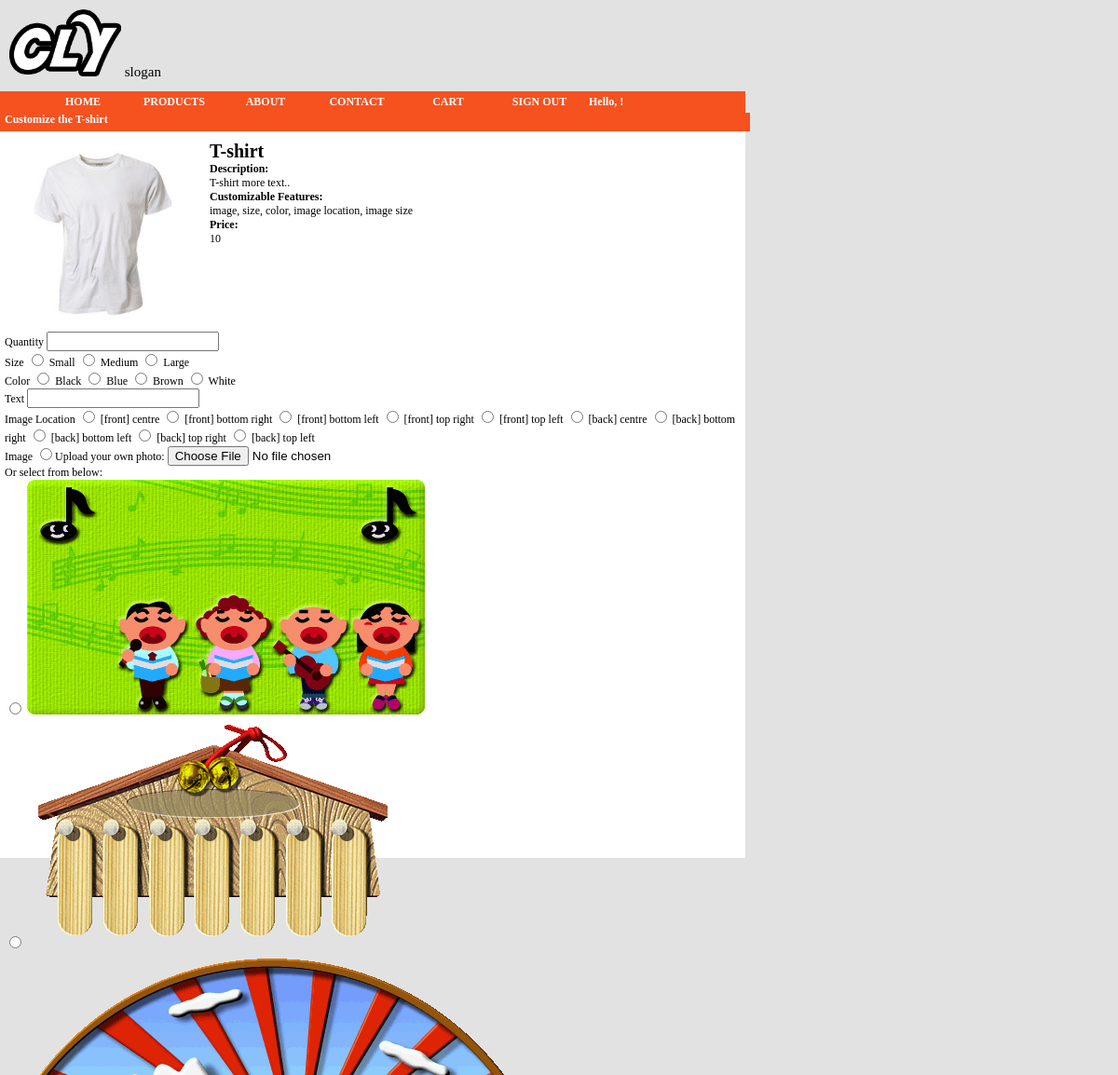
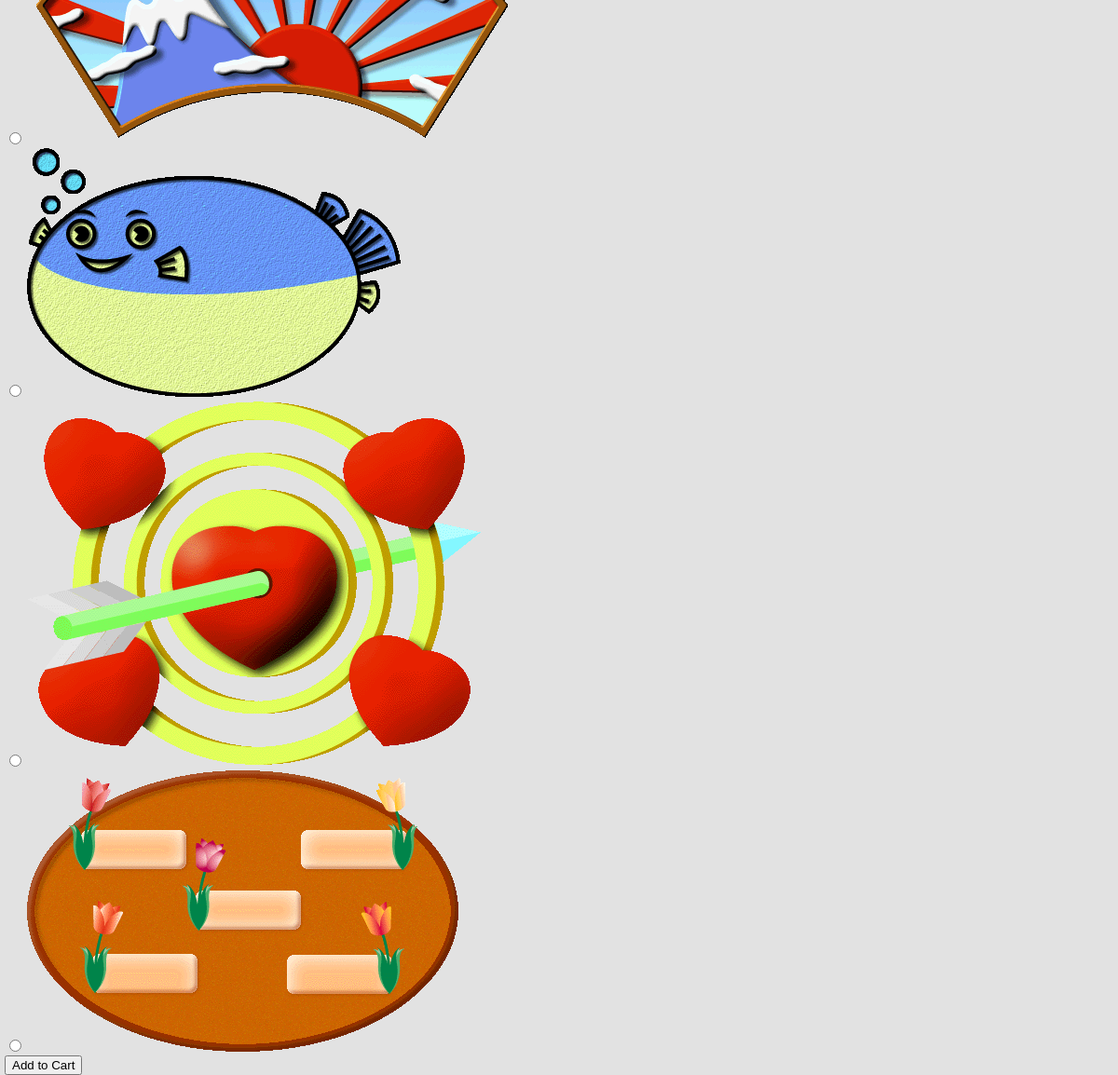
Screenshot of /add_product.php?id=1 (signed in) with the database file from the repository (2 pictures, top to bottom).
### tables this page shows
CREATE TABLE IF NOT EXISTS products (
id INTEGER NOT NULL AUTO_INCREMENT PRIMARY KEY,
name VARCHAR(50) NOT NULL,
description VARCHAR(1024) NOT NULL,
price DOUBLE NOT NULL,
attr_list VARCHAR(50) NOT NULL,
sample_image VARCHAR(70) NOT NULL
);

CREATE TABLE IF NOT EXISTS images(
id INTEGER NOT NULL AUTO_INCREMENT PRIMARY KEY,
path VARCHAR(100) NOT NULL,  
owner INTEGER NOT NULL  
);

### classes/Product.php (called while the page is built, shortened)
<?php
class Product {
  private $info = array();
  static function find($id){
    $id = intval($id);
    $result = sql("SELECT * FROM products WHERE id = $id", SQL_SINGLE_ROW);
    $ret = new Product($result);
    return $ret;
  }
  private function __construct($info){
    $this->info = array_merge($this->info, $info);
    $this->info["attr_list"] = explode(",", $this->info["attr_list"]);
  }
  function get_cusproduct(){
    return $this->create_cusproduct(array(), 0);
  }
  function create_cusproduct($attrs, $isValidate = 1){
    $result_main = $this->info;
    $result_main["product_id"] = $result_main["id"];
    $result_main["quantity"] = intval($attrs["quantity"]);
    unset($result_main["id"]);
    unset($attrs["quantity"]);
    switch($this->info["id"]){
      case 1: try{ return new Shirt($result_main, $attrs, $isValidate);
              }catch(Exception $e){ return false; }
    }
  }
}
?>

### classes/Mysql.php (called while the page is built, shortened)
<?php
class Mysql{
  static public function query($str, $limit=SQL_MULTIPLE_ROWS){
    $result=mysql_query($str);
    if($limit==SQL_SINGLE_VALUE){
      if(mysql_num_rows($result)!=1) return false;
      else return mysql_result($result, 0);
    }else if($limit==SQL_SINGLE_ROW){
      if(mysql_num_rows($result)!=1) return false;
      else return mysql_fetch_assoc($result);
    }else{
      $ret=array();
      if($result!==true){
        while($row=mysql_fetch_assoc($result)) $ret[]=$row;
        return $ret;
      }else return true;
    }
  }
}
?>

### inc.php (called while the page is built, shortened)
<?php
$user = User::logged_in_user();
function sql($query, $limit=1003){
  return Mysql::query($query, $limit);
}
?>

### classes/CusProduct.php (called while the page is built, shortened)
<?php
abstract class CusProduct {
  private $info=array();
  protected $attr=array();
  function __construct($main, $attrs, $isValidate=1){
    $this->info = array_merge($this->info, $main);
  }
  function get_product_id(){ return $this->info["product_id"]; }
  function get_name(){ return $this->info["name"]; }
  function get_description(){ return $this->info["description"]; }
  function get_price(){ return $this->info["price"]; }
  function get_sample_image(){ return $this->info["sample_image"]; }
  function get_attr_list(){ return $this->info["attr_list"]; }
  function get_attr(){ return $this->attr; }
}
?>

### classes/User.php (called while the page is built, shortened)
<?php
class User {
  private $id;
  function __construct($id){
    $info = sql("SELECT * FROM users WHERE id = $id", SQL_SINGLE_ROW);
    $this->id = $id;
  }
  function get_id(){
    return $this->id;
  }
  static function logged_in_user(){
    if(@isset($_SESSION["user_id"])) return new User($_SESSION["user_id"]);
    else return false;
  }
}
?>

### classes/Image.php (called while the page is built, shortened)
<?php
class Image {
  private $info=array();
  function __construct($info){
    $this->info = $info;
  }
  static function get_available_images($user_id){
    $ret=array();
    $results = sql("SELECT * FROM images WHERE owner=0 OR owner=$user_id");
    foreach($results as $result){
      $ret[] = new Image($result);
    }
    return $ret;
  }
  function get_id(){ return $this->info["id"]; }
  function get_path(){ return $this->info["path"]; }
}

### add_product.php (the view, shortened to what this page needs)
<?php
include 'inc.php';
$product_id = $_GET["id"];
$product = Product::find($product_id);
$cusproduct = $product->get_cusproduct();
include 'header.php';
include 'menu.php';
?>
<div id="content">
  <h3>Customize the <?php echo $cusproduct->get_name(); ?></h3>
    <div class="products-block">
      <div class="products-img-container">
        <img src="<?php echo $cusproduct->get_sample_image(); ?>" />
      </div>
      <div class="products-desc-container">
        <h4><?php echo $cusproduct->get_name(); ?></h4>
        <h5>Description: </h5>
          <span class="products-desc-text"><?php echo $cusproduct->get_description(); ?></span>
        <h5>Customizable Features: </h5>
          <span class="products-attr-list"><?php echo implode(", ", $cusproduct->get_attr_list()); ?></span>
        <h5>Price: </h5>
           <span class="products-price-text"><?php echo $cusproduct->get_price(); ?></span>
      </div>
      <div class="products-customize-container" style="clear: both;">
        <form method="post" enctype="multipart/form-data"
              action="add_product.php?id=<?php echo $cusproduct->get_product_id(); ?>">
          <label for="attr[quantity]">Quantity</label>
            <input type="text" name="attr[quantity]" value="<?php echo $_POST["attr"]["quantity"]; ?>" />
          <?php echo display_form_attr($user, $cusproduct, $_POST); ?>
          <input type="submit" name="submit" value="Add to Cart" />
        </form>
      </div>
    </div>
</div>
<?
include 'footer.php';
function display_form_attr($user, $cusproduct, $old_inputs){
  $ret = "";
  $attr = $cusproduct->get_attr();
  foreach($attr as $key=>$values){
    $ret.="<div class='products-customize-div'>\n";
    $ret.="<label for='attr[$key]'>".ucwords($key)."</label>\n";
    if($key=="image"){
      $ret.="<input type='radio' name='attr[$key]' value='0' />Upload your own photo:\n";
      $ret.="<input type='file' name='upload' /><br />\n";
      $ret.="Or select from below:<br />\n";
      $images = Image::get_available_images($user->get_id());
      $ret.="<div id='product-browse-images'>\n";
      foreach($images as $image){
        $ret.="<input type='radio' name='attr[$key]' value='{$image->get_id()}' />\n";
        $ret.="<img src='images/{$image->get_path()}' alt='images/{$image->get_path()}' />\n";
        $ret.="<br />\n";
      }
      $ret.="</div>\n";
    }else if($key=="text"){
      $ret.="<input type='text' name='attr[$key]' maxlength='$values'
              value='{$old_inputs["attr"][$key]}' />\n";
    }else{
      foreach($values as $value){
        $checked = ($old_inputs["attr"][$key] == $value ? "checked='checked'" : "");
        $ret.="<input type='radio' name='attr[$key]' value='$value' $checked> $value \n";
      }
    }
    $ret.="</div>\n";
  }
  return $ret;
}
?>

### stylesheet.css (style rules this page uses)
body { border: 0px; margin: 0px; font-size: 12px; background-color: #E2E2E2; }
#content { width: 800px; height: 800px; background-color: #FFFFFF; margin: 0px; clear: both; }
h3 { padding-left: 5px; margin: 0px; background-color: #F55220; width: 100%; height: 20px; font-weight: bold; color: #FFFFFF; font-size: 12px; }
.products-block { padding: 5px; height: 130px; width: 800px; }
.products-img-container { float: left; width: 200px; height: 200px; }
.products-img-container img { width: 200px; padding: 5px; }
.products-desc-container { float: left; height: 200px; width: 400px; padding: 5px; margin-left: 15px; }
h4 { font-size: 20px; margin: 0px; }
h5 { font-size: 12px; font-weight: bold; margin: 0px; }

### rows the page displays
products: name "T-shirt", sample_image (picture), description "T-shirt more text..", price "10"
images: path (picture)
images: path (picture)
images: path (picture)
images: path (picture)
images: path (picture)
images: path (picture)

### other values shown
implode(", ", $cusproduct->get_attr_list()) "image, size, color, image location, image size"
$key "Size"
$value "Small"
$value "Medium"
$value "Large"
$key "Color"
$value "Black"
$value "Blue"
$value "Brown"
$value "White"
$key "Text"
$key "Image Location"
$value "[front] centre"
$value "[front] bottom right"
$value "[front] bottom left"
